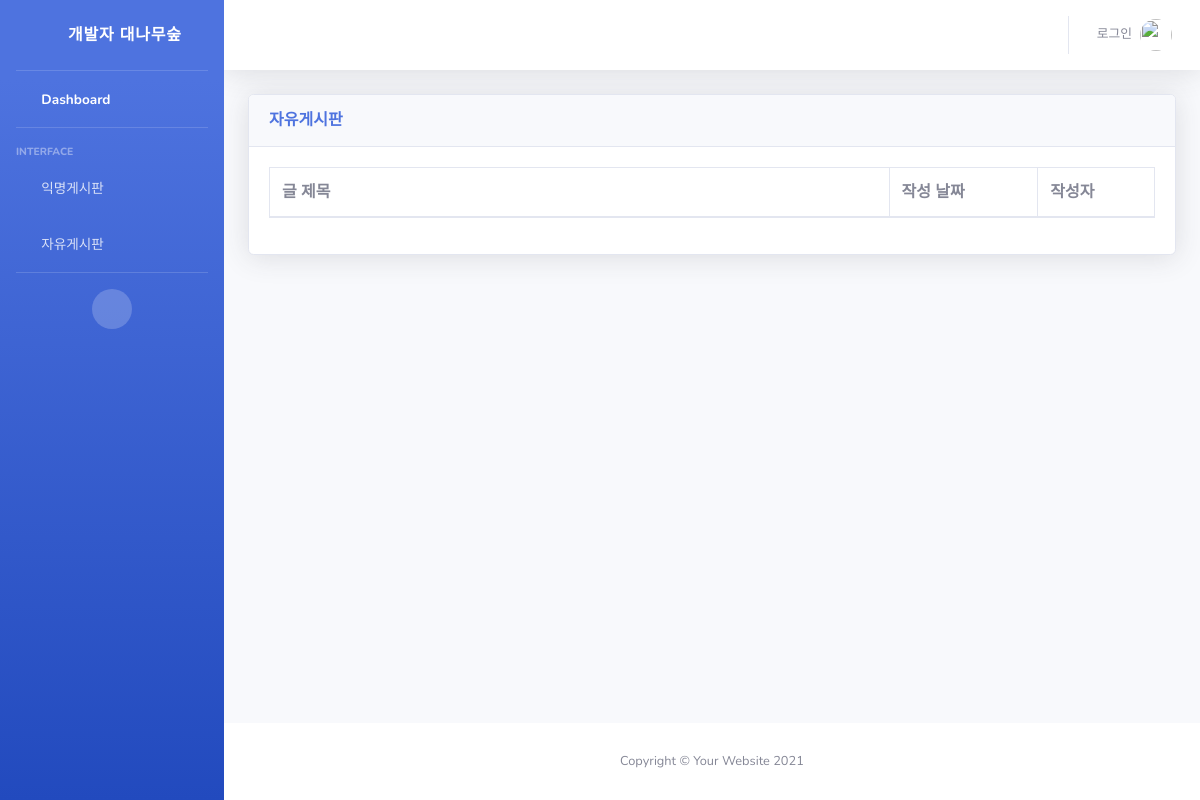
Page /freehome/ on the earlier database version.
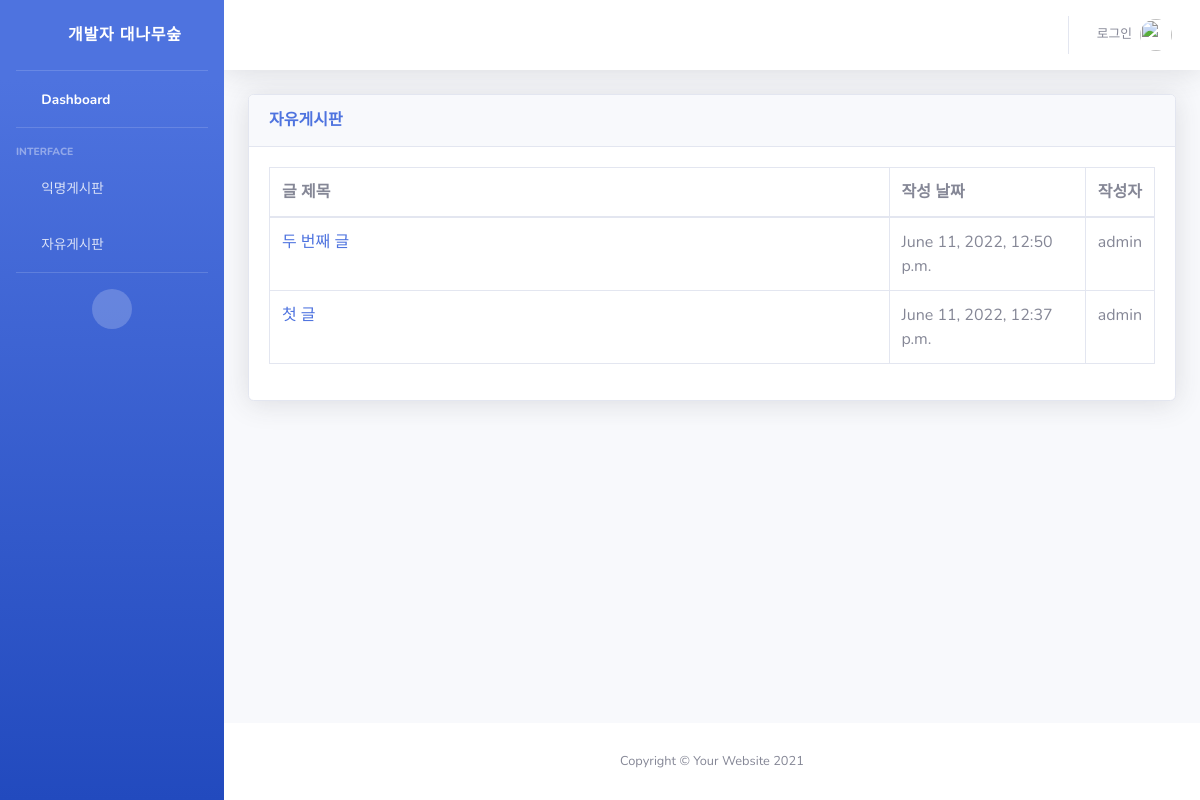
Same page on the later database version.
### snsapp/models.py (models this page shows, shortened)
class FreePost(models.Model):
    title = models.CharField(max_length=200)
    body = models.TextField()
    date = models.DateTimeField(auto_now_add=True)
    author = models.ForeignKey(User, on_delete=models.CASCADE)

### snsapp/views.py (the view)
# urls.py: path('freehome/', views.freehome, name='freehome'),
def freehome(request):
    freeposts = FreePost.objects.filter().order_by('-date')
    return render(request, 'free_index.html', {'freeposts':freeposts})

### snsapp/templates/free_index.html (shortened to what this page needs)
{% extends 'base.html' %}
{% block content %}
<div class="card shadow mb-4">
    <div class="card-header py-3">
        <h6 class="m-0 font-weight-bold text-primary">자유게시판</h6>
    </div>
    <div class="card-body">
        <div class="table-responsive">
            <table class="table table-bordered" id="dataTable" width="100%" cellspacing="0">
                <thead>
                    <tr>
                        <th width="70%">글 제목</th>
                        <th>작성 날짜</th>
                        <th>작성자</th>
                    </tr>
                </thead>
                <tbody>
                    {% for post in freeposts %}
                    <tr>
                        <td><a href="{% url 'freedetail' post.id %}">{{ post.title }}</a></td>
                        <td>{{ post.date }}</td>
                        <td>{{ post.author.username }}</td>
                    </tr>
                    {% endfor %}
                </tbody>
            </table>
        </div>
    </div>
</div>
{% endblock %}

### snsapp/templates/base.html (shortened to what this page needs)
{% load static %}
<!DOCTYPE html>
<html lang="en">
<head>
    <link href="{% static 'vendor/fontawesome-free/css/all.min.css' %}" rel="stylesheet" type="text/css">
    <link href="{% static 'css/sb-admin-2.min.css' %}" rel="stylesheet">
</head>
<body id="page-top">
    <div id="wrapper">
        <ul class="navbar-nav bg-gradient-primary sidebar sidebar-dark accordion" id="accordionSidebar">
            <a class="sidebar-brand d-flex align-items-center justify-content-center" href="index.html">
                <div class="sidebar-brand-icon rotate-n-15">
                    <i class="fas fa-laugh-wink"></i>
                </div>
                <div class="sidebar-brand-text mx-3">개발자 대나무숲</div>
            </a>
            <hr class="sidebar-divider my-0">
            <li class="nav-item active">
                <a class="nav-link" href="{% url 'home' %}">
                    <i class="fas fa-fw fa-tachometer-alt"></i>
                    <span>Dashboard</span></a>
            </li>
            <hr class="sidebar-divider">
            <div class="sidebar-heading">
                Interface
            </div>
            <li class="nav-item">
                <a class="nav-link" href="{% url 'home' %}">
                    <i class="fas fa-fw fa-chart-area"></i>
                    <span>익명게시판</span></a>
            </li>
            <li class="nav-item">
                <a class="nav-link" href="{% url 'freehome' %}">
                    <i class="fas fa-fw fa-table"></i>
                    <span>자유게시판</span></a>
            </li>
            <hr class="sidebar-divider d-none d-md-block">
            <div class="text-center d-none d-md-inline">
                <button class="rounded-circle border-0" id="sidebarToggle"></button>
            </div>
        </ul>
        <div id="content-wrapper" class="d-flex flex-column">
            <div id="content">
                <nav class="navbar navbar-expand navbar-light bg-white topbar mb-4 static-top shadow">
                    <ul class="navbar-nav ml-auto">
                        <li class="nav-item dropdown no-arrow">
                            <a class="nav-link dropdown-toggle" href="#" id="userDropdown" role="button"
                                data-toggle="dropdown" aria-haspopup="true" aria-expanded="false">
                                {% if user.is_authenticated %}
                                <span class="mr-2 d-none d-lg-inline text-gray-600 small">{{ user.username }}</span>
                                {% else %}
                                <span class="mr-2 d-none d-lg-inline text-gray-600 small">로그인</span>
                                {% endif %}
                                <img class="img-profile rounded-circle"
                                    src="{% static 'img/undraw_profile.svg' %}">
                            </a>
                        </li>
                    </ul>
                </nav>
                <div class="container-fluid">
                {% block content %}
                {% endblock %}
                </div>
            </div>
            <footer class="sticky-footer bg-white">
                <div class="container my-auto">
                    <div class="copyright text-center my-auto">
                        <span>Copyright &copy; Your Website 2021</span>
                    </div>
                </div>
            </footer>
        </div>
    </div>
</body>
</html>

Differences in the rows shown:
added FreePost: title "두 번째 글", date "June 11, 2022, 12:50 p.m.", author.username "admin"
added FreePost: title "첫 글", date "June 11, 2022, 12:37 p.m.", author.username "admin"
